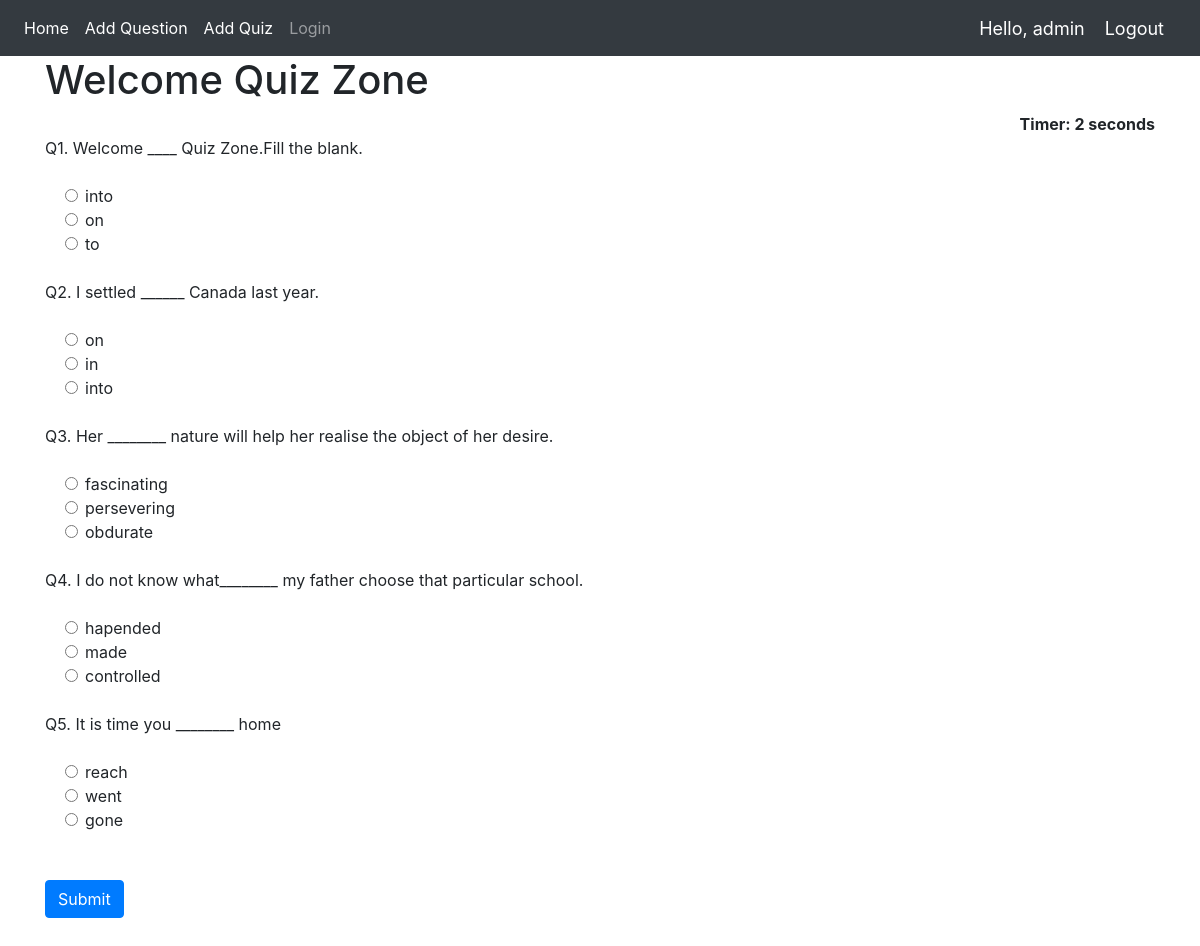
Page /takeQuiz/2 (signed in) on the committed database.
### Quiz/models.py (models this page shows, shortened)
class Question(models.Model):
    quiz=models.ForeignKey(Quiz,related_name='quiz_question',on_delete=models.CASCADE)
    question=models.CharField(max_length=300,null=True)
    option_1=models.CharField(max_length=200,null=True)
    option_2=models.CharField(max_length=200,null=True)
    option_3=models.CharField(max_length=200,null=True)
    answer=models.CharField(max_length=200,null=True)
    mark=models.IntegerField(default=1)

### Quiz/views.py (the view)
# urls.py: path('takeQuiz',TakeQuiz,name='takeQuiz'),
def TakeQuiz(request,quiz_id):
    if request.user.is_authenticated:
        quiz_instance=Quiz.objects.get(pk=quiz_id)
        if request.method == 'POST':
            print(request.POST)
            questions=Question.objects.filter(quiz=quiz_instance)
            score=0
            wrong=0
            correct=0
            total=0
            for q in questions:
                total+=1
                if q.answer ==  request.POST.get(q.question):
                    score+=q.mark
                    correct+=1
                else:
                    wrong+=1
            percent = score/(total*q.mark) *100
            context = {
                'score':score,
                'time': request.POST.get('timer'),
                'correct':correct,
                'wrong':wrong,
                'percent':percent,
                'total':total,
                'questions':questions
            }
            return render(request,'Quiz/result.html',context)
        else:
            questions=Question.objects.filter(quiz=quiz_instance)
            context = {
                'questions':questions,
                'quiz':quiz_instance
            }
            return render(request,'Quiz/takeQuiz.html',context)
    else:
        return redirect('register')

### Quiz/templates/Quiz/takeQuiz.html (shortened to what this page needs)
{% extends 'base.html' %}
{% block content %}
{% load static %}
<div class="container ">
<h1>Welcome Quiz Zone</h1>
{% if questions %}
<div align="right " id="displaytimer"><b>Timer: 0 seconds</b></div>
 <form method='post' action=''>
    {% for q  in questions %}
    <div class="form-group">
      <label for="question">Q{{ forloop.counter }}. {{q.question}}</label>
    </div>
    <div class="form-check">
        <div class="form-check">
            <input class="form-check-input" type="radio" name="{{q.question}}" id="gridRadios1" value="{{q.option_1}}">
            <label class="form-check-label" for="gridRadios1">
                {{q.option_1}}
            </label>
        </div>
        <div class="form-check">
            <input class="form-check-input" type="radio" name="{{q.question}}" id="gridRadios2" value="{{q.option_2}}">
            <label class="form-check-label" for="gridRadios2">
                {{q.option_2}}
            </label>
        </div>
        <div class="form-check">
            <input class="form-check-input" type="radio" name="{{q.question}}" id="gridRadios1" value="{{q.option_3}}">
            <label class="form-check-label" for="gridRadios1">
                {{q.option_3}}
            </label>
        </div>
        <br>
    </div>
    {% endfor %}
    <br>
    <button type="submit" class="btn btn-primary">Submit</button>
  </form>
</div>
{% else  %}
<h4>This quiz has no question!</h4>
{% endif %}
{% endblock %}

### templates/base.html (shortened to what this page needs)
{% load static %}
<html>
    <head>
        <link rel="stylesheet" href="https://stackpath.bootstrapcdn.com/bootstrap/4.5.0/css/bootstrap.min.css">
    </head>
    <body>
<nav class="navbar navbar-expand-lg navbar-dark bg-dark">
  <div class="collapse navbar-collapse" id="navbarNav">
    <ul class="navbar-nav">
      <li class="nav-item active">
        <a class="nav-link" href="{% url 'home'%}">Home</a>
      </li>
      {% if request.user.is_staff %}
      <li class="nav-item active">
        <a class="nav-link" href="{%url 'addQuestion'%}">Add Question</a>
      </li>
        <li class="nav-item active">
        <a class="nav-link" href="{%url 'addQuiz'%}">Add Quiz</a>
        </li>
      {% endif %}
      <li class="nav-item">
        <a class="nav-link" href="{% url 'login'%}">Login</a>
      </li>
    </ul>
  </div>
  <span class="greet">Hello, {{request.user}}</span>
  {% if request.user.is_authenticated %}
  <span ><a  class="greet" href="{%url 'logout'%}">Logout</a></span>
  {% endif %}
</nav>
        {% block content %}
        {% endblock %}
        <br>
  </body>
</html>

### templates/base.html (style rules this page uses)
.greet { font-size: 18px; color: #fff; margin-right: 20px; }

### rows in the picture
Question: question "Welcome ____ Quiz Zone.Fill the blank.", option_1 "into", option_2 "on", option_3 "to"
Question: question "I settled ______ Canada last year.", option_1 "on", option_2 "in", option_3 "into"
Question: question "Her ________ nature will help her realise the object of her desire.", option_1 "fascinating", option_2 "persevering", option_3 "obdurate"
Question: question "I do not know what________ my father choose that particular school.", option_1 "hapended", option_2 "made", option_3 "controlled"
Question: question "It is time you ________ home", option_1 "reach", option_2 "went", option_3 "gone"

### other values in the picture
{{ request.user }} "admin"
